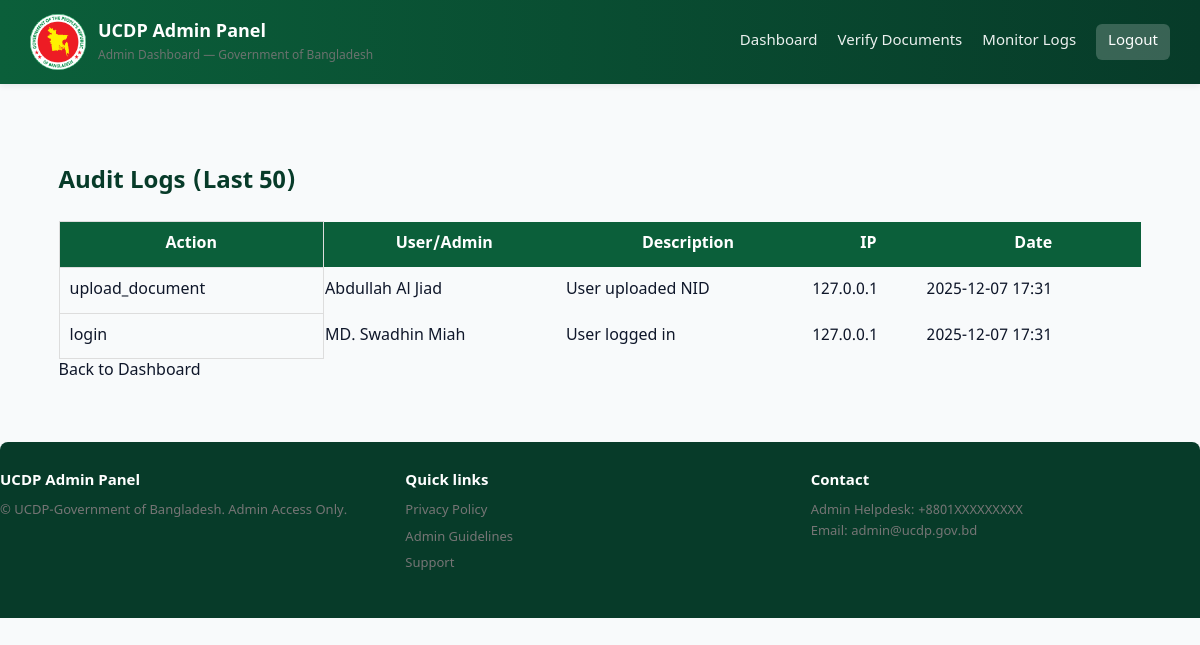
Page /admin/monitor_logos.php (signed in) on the committed database.
### tables this page shows
CREATE TABLE audit_logs (
    id INT AUTO_INCREMENT PRIMARY KEY,
    user_id INT NULL,
    admin_id INT NULL,
    action VARCHAR(100) NOT NULL,  
    description TEXT,
    ip_address VARCHAR(45),
    created_at TIMESTAMP DEFAULT CURRENT_TIMESTAMP,
    FOREIGN KEY (user_id) REFERENCES users(id) ON DELETE SET NULL,
    FOREIGN KEY (admin_id) REFERENCES admins(id) ON DELETE SET NULL
);

CREATE TABLE users (
    id INT AUTO_INCREMENT PRIMARY KEY,
    nid VARCHAR(20) UNIQUE NOT NULL,
    full_name VARCHAR(100) NOT NULL,
    email VARCHAR(100) UNIQUE,
    phone VARCHAR(15) NOT NULL,
    password_hash VARCHAR(255) NOT NULL,
    otp_code VARCHAR(6),
    is_verified TINYINT(1) DEFAULT 0,
    created_at TIMESTAMP DEFAULT CURRENT_TIMESTAMP,
    updated_at TIMESTAMP DEFAULT CURRENT_TIMESTAMP ON UPDATE CURRENT_TIMESTAMP
);

### admin/monitor_logos.php (the view, shortened to what this page needs)
<?php
require_once '../includes/functions.php';
$sql = "SELECT al.*, u.full_name as user_name, ad.full_name as admin_name FROM audit_logs al
        LEFT JOIN users u ON al.user_id = u.id
        LEFT JOIN admins ad ON al.admin_id = ad.id
        ORDER BY al.created_at DESC LIMIT 50";
$logs = $conn->query($sql)->fetch_all(MYSQLI_ASSOC);
?>
<?php include '../includes/admin_header.php'; ?>
<div class="container" style="padding: 40px 0;">
    <h2 style="color: var(--gov-deep);">Audit Logs (Last 50)</h2>
    <table style="width: 100%; border-collapse: collapse; margin-top: 10px;">
        <tr style="background: var(--gov-green); color: white;">
            <th style="padding: 10px; border: 1px solid #ddd;">Action</th>
            <th>User/Admin</th>
            <th>Description</th>
            <th>IP</th>
            <th>Date</th>
        </tr>
        <?php foreach ($logs as $log): ?>
        <tr>
            <td style="padding: 10px; border: 1px solid #ddd;"><?php echo $log['action']; ?></td>
            <td><?php echo $log['user_name'] ?? $log['admin_name'] ?? 'N/A'; ?></td>
            <td><?php echo htmlspecialchars($log['description']); ?></td>
            <td><?php echo $log['ip_address']; ?></td>
            <td><?php echo date('Y-m-d H:i', strtotime($log['created_at'])); ?></td>
        </tr>
        <?php endforeach; ?>
    </table>
    <a href="dashboard.php">Back to Dashboard</a>
</div>
<?php include '../includes/admin_footer.php'; ?>

### assets/css/style.css (style rules this page uses)
*, *::before, *::after { box-sizing: border-box; }
html, body { margin: 0; padding: 0; height: 100%; }
a { color: inherit; text-decoration: none; }
:root { --gov-green: #0b5f3a; --gov-deep: #073b29; --muted: #767575; --bg: #f8fafb; --card: #ffffff; --accent: #0b5f3a; --radius: 10px; }
body { font-family: "Noto Sans Bengali", "SolaimanLipi", "Segoe UI", Roboto,Arial; background: var(--bg); color: #0f172a; line-height: 1.55; -webkit-font-smoothing: antialiased; }
.container { width: 95%; max-width: 1200px; margin: 0 auto; }

### rows in the picture
audit_logs: action "upload_document", user.full_name "Abdullah Al Jiad", description "User uploaded NID", ip_address "127.0.0.1", created_at "2025-12-07 17:31"
audit_logs: action "login", user.full_name "MD. Swadhin Miah", description "User logged in", ip_address "127.0.0.1", created_at "2025-12-07 17:31"
